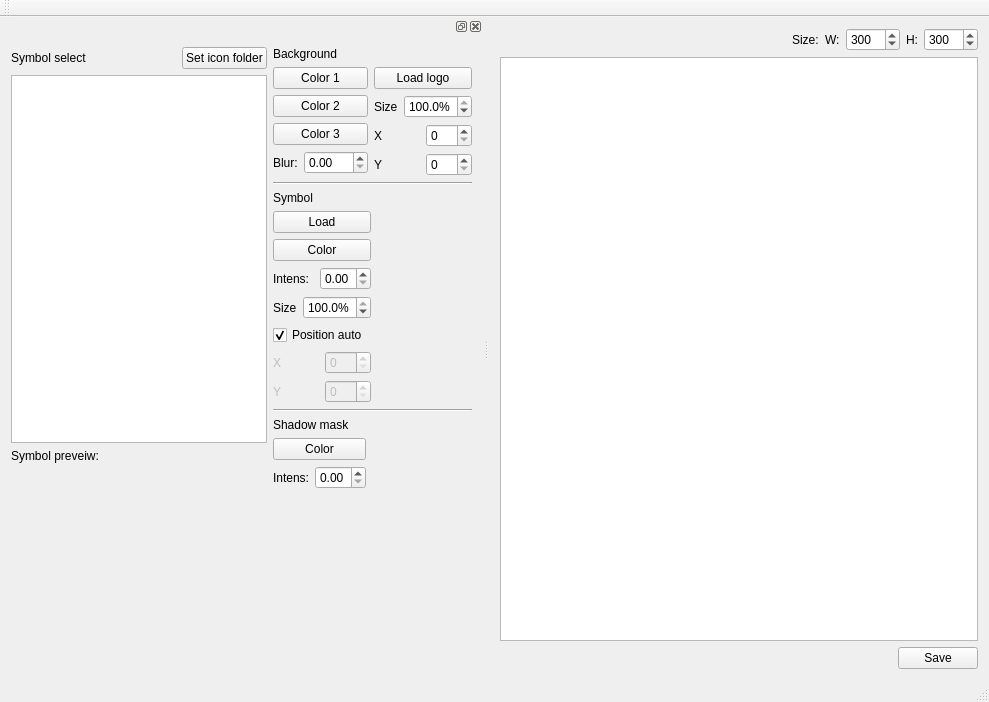
<?xml version="1.0" encoding="UTF-8"?>
<ui version="4.0">
 <class>MainWindow</class>
 <widget class="QMainWindow" name="MainWindow">
  <property name="geometry">
   <rect>
    <x>0</x>
    <y>0</y>
    <width>989</width>
    <height>702</height>
   </rect>
  </property>
  <property name="windowTitle">
   <string>MainWindow</string>
  </property>
  <widget class="QWidget" name="centralWidget">
   <layout class="QVBoxLayout" name="verticalLayout_8">
    <item>
     <layout class="QVBoxLayout" name="verticalLayout_5">
      <item>
       <layout class="QHBoxLayout" name="horizontalLayout_5">
        <item>
         <spacer name="horizontalSpacer">
          <property name="orientation">
           <enum>Qt::Horizontal</enum>
          </property>
          <property name="sizeHint" stdset="0">
           <size>
            <width>40</width>
            <height>20</height>
           </size>
          </property>
         </spacer>
        </item>
        <item>
         <widget class="QLabel" name="label_10">
          <property name="text">
           <string>Size:</string>
          </property>
         </widget>
        </item>
        <item>
         <widget class="QLabel" name="label_8">
          <property name="text">
           <string>W:</string>
          </property>
         </widget>
        </item>
        <item>
         <widget class="QSpinBox" name="spinBoxW">
          <property name="maximum">
           <number>1600</number>
          </property>
          <property name="singleStep">
           <number>10</number>
          </property>
          <property name="value">
           <number>300</number>
          </property>
         </widget>
        </item>
        <item>
         <widget class="QLabel" name="label_9">
          <property name="text">
           <string>H:</string>
          </property>
         </widget>
        </item>
        <item>
         <widget class="QSpinBox" name="spinBoxH">
          <property name="maximum">
           <number>1300</number>
          </property>
          <property name="singleStep">
           <number>10</number>
          </property>
          <property name="value">
           <number>300</number>
          </property>
         </widget>
        </item>
       </layout>
      </item>
      <item>
       <widget class="QGraphicsView" name="graphicsView"/>
      </item>
     </layout>
    </item>
    <item>
     <layout class="QHBoxLayout" name="horizontalLayout_16">
      <item>
       <spacer name="horizontalSpacer_5">
        <property name="orientation">
         <enum>Qt::Horizontal</enum>
        </property>
        <property name="sizeHint" stdset="0">
         <size>
          <width>40</width>
          <height>20</height>
         </size>
        </property>
       </spacer>
      </item>
      <item>
       <widget class="QPushButton" name="pButtonSave">
        <property name="text">
         <string>Save</string>
        </property>
       </widget>
      </item>
     </layout>
    </item>
   </layout>
   <zorder></zorder>
  </widget>
  <widget class="QMenuBar" name="menuBar">
   <property name="geometry">
    <rect>
     <x>0</x>
     <y>0</y>
     <width>989</width>
     <height>22</height>
    </rect>
   </property>
  </widget>
  <widget class="QToolBar" name="mainToolBar">
   <attribute name="toolBarArea">
    <enum>TopToolBarArea</enum>
   </attribute>
   <attribute name="toolBarBreak">
    <bool>false</bool>
   </attribute>
  </widget>
  <widget class="QStatusBar" name="statusBar"/>
  <widget class="QDockWidget" name="dockWidget">
   <attribute name="dockWidgetArea">
    <number>1</number>
   </attribute>
   <widget class="QWidget" name="dockWidgetContents">
    <layout class="QHBoxLayout" name="horizontalLayout_15">
     <item>
      <layout class="QVBoxLayout" name="verticalLayout_6">
       <item>
        <layout class="QHBoxLayout" name="horizontalLayout_6">
         <item>
          <widget class="QLabel" name="label_11">
           <property name="text">
            <string>Symbol select</string>
           </property>
          </widget>
         </item>
         <item>
          <spacer name="horizontalSpacer_2">
           <property name="orientation">
            <enum>Qt::Horizontal</enum>
           </property>
           <property name="sizeHint" stdset="0">
            <size>
             <width>40</width>
             <height>20</height>
            </size>
           </property>
          </spacer>
         </item>
         <item>
          <widget class="QPushButton" name="pButtonLoadLib">
           <property name="text">
            <string>Set icon folder</string>
           </property>
          </widget>
         </item>
        </layout>
       </item>
       <item>
        <widget class="QTreeView" name="treeView"/>
       </item>
       <item>
        <widget class="QLabel" name="label_13">
         <property name="text">
          <string>Symbol preveiw:</string>
         </property>
        </widget>
       </item>
       <item>
        <widget class="QLabel" name="labelSymbolPrev">
         <property name="minimumSize">
          <size>
           <width>200</width>
           <height>200</height>
          </size>
         </property>
         <property name="text">
          <string/>
         </property>
        </widget>
       </item>
      </layout>
     </item>
     <item>
      <layout class="QVBoxLayout" name="verticalLayout_7">
       <item>
        <widget class="QLabel" name="label">
         <property name="text">
          <string>Background</string>
         </property>
        </widget>
       </item>
       <item>
        <layout class="QHBoxLayout" name="horizontalLayout_12">
         <item>
          <layout class="QVBoxLayout" name="verticalLayout_3">
           <item>
            <widget class="QPushButton" name="pButtonColor1">
             <property name="text">
              <string>Color 1</string>
             </property>
            </widget>
           </item>
           <item>
            <widget class="QPushButton" name="pButtonColor2">
             <property name="text">
              <string>Color 2</string>
             </property>
            </widget>
           </item>
           <item>
            <widget class="QPushButton" name="pButtonColor3">
             <property name="text">
              <string>Color 3</string>
             </property>
            </widget>
           </item>
           <item>
            <layout class="QHBoxLayout" name="horizontalLayout_4">
             <item>
              <widget class="QLabel" name="label_7">
               <property name="text">
                <string>Blur:</string>
               </property>
              </widget>
             </item>
             <item>
              <widget class="QDoubleSpinBox" name="dSpinBoxBkgrBlur">
               <property name="maximum">
                <double>100.000000000000000</double>
               </property>
               <property name="singleStep">
                <double>0.500000000000000</double>
               </property>
              </widget>
             </item>
            </layout>
           </item>
          </layout>
         </item>
         <item>
          <layout class="QVBoxLayout" name="verticalLayout_4">
           <item>
            <widget class="QPushButton" name="pButtonLoadLogo">
             <property name="text">
              <string>Load logo</string>
             </property>
            </widget>
           </item>
           <item>
            <layout class="QHBoxLayout" name="horizontalLayout_9">
             <item>
              <widget class="QLabel" name="label_15">
               <property name="text">
                <string>Size</string>
               </property>
              </widget>
             </item>
             <item>
              <widget class="QDoubleSpinBox" name="dSpinBoxBkgrnLogoSize">
               <property name="suffix">
                <string>%</string>
               </property>
               <property name="decimals">
                <number>1</number>
               </property>
               <property name="maximum">
                <double>100.000000000000000</double>
               </property>
               <property name="value">
                <double>100.000000000000000</double>
               </property>
              </widget>
             </item>
            </layout>
           </item>
           <item>
            <layout class="QHBoxLayout" name="horizontalLayout_11">
             <item>
              <widget class="QLabel" name="label_17">
               <property name="text">
                <string>X</string>
               </property>
              </widget>
             </item>
             <item>
              <widget class="QSpinBox" name="spinBoxLogoXPos"/>
             </item>
            </layout>
           </item>
           <item>
            <layout class="QHBoxLayout" name="horizontalLayout_10">
             <item>
              <widget class="QLabel" name="label_16">
               <property name="text">
                <string>Y</string>
               </property>
              </widget>
             </item>
             <item>
              <widget class="QSpinBox" name="spinBoxLogoYPos"/>
             </item>
            </layout>
           </item>
          </layout>
         </item>
        </layout>
       </item>
       <item>
        <widget class="Line" name="line">
         <property name="orientation">
          <enum>Qt::Horizontal</enum>
         </property>
        </widget>
       </item>
       <item>
        <layout class="QHBoxLayout" name="horizontalLayout_13">
         <item>
          <layout class="QVBoxLayout" name="verticalLayout_2">
           <item>
            <widget class="QLabel" name="label_3">
             <property name="text">
              <string>Symbol</string>
             </property>
            </widget>
           </item>
           <item>
            <widget class="QPushButton" name="pButtonLoad">
             <property name="text">
              <string>Load</string>
             </property>
            </widget>
           </item>
           <item>
            <widget class="QPushButton" name="pButtonColorSymbol">
             <property name="text">
              <string>Color</string>
             </property>
            </widget>
           </item>
           <item>
            <layout class="QHBoxLayout" name="horizontalLayout_3">
             <item>
              <widget class="QLabel" name="label_5">
               <property name="text">
                <string>Intens:</string>
               </property>
              </widget>
             </item>
             <item>
              <widget class="QDoubleSpinBox" name="dSpinBoxSymbColor">
               <property name="maximum">
                <double>1.000000000000000</double>
               </property>
               <property name="singleStep">
                <double>0.050000000000000</double>
               </property>
              </widget>
             </item>
            </layout>
           </item>
           <item>
            <layout class="QHBoxLayout" name="horizontalLayout_2">
             <item>
              <widget class="QLabel" name="label_6">
               <property name="text">
                <string>Size</string>
               </property>
              </widget>
             </item>
             <item>
              <widget class="QDoubleSpinBox" name="dSpinBoxSymbolSize">
               <property name="suffix">
                <string>%</string>
               </property>
               <property name="decimals">
                <number>1</number>
               </property>
               <property name="maximum">
                <double>100.000000000000000</double>
               </property>
               <property name="value">
                <double>100.000000000000000</double>
               </property>
              </widget>
             </item>
            </layout>
           </item>
           <item>
            <widget class="QCheckBox" name="checkBoxSymbAuto">
             <property name="text">
              <string>Position auto</string>
             </property>
             <property name="checked">
              <bool>true</bool>
             </property>
            </widget>
           </item>
           <item>
            <layout class="QHBoxLayout" name="horizontalLayout_8">
             <item>
              <widget class="QLabel" name="labelSymbX">
               <property name="enabled">
                <bool>false</bool>
               </property>
               <property name="text">
                <string>X</string>
               </property>
              </widget>
             </item>
             <item>
              <widget class="QSpinBox" name="spinBoxSymbXPos">
               <property name="enabled">
                <bool>false</bool>
               </property>
              </widget>
             </item>
            </layout>
           </item>
           <item>
            <layout class="QHBoxLayout" name="horizontalLayout_7">
             <item>
              <widget class="QLabel" name="labelSymbY">
               <property name="enabled">
                <bool>false</bool>
               </property>
               <property name="text">
                <string>Y</string>
               </property>
              </widget>
             </item>
             <item>
              <widget class="QSpinBox" name="spinBoxSymbYPos">
               <property name="enabled">
                <bool>false</bool>
               </property>
              </widget>
             </item>
            </layout>
           </item>
          </layout>
         </item>
         <item>
          <spacer name="horizontalSpacer_3">
           <property name="orientation">
            <enum>Qt::Horizontal</enum>
           </property>
           <property name="sizeHint" stdset="0">
            <size>
             <width>40</width>
             <height>20</height>
            </size>
           </property>
          </spacer>
         </item>
        </layout>
       </item>
       <item>
        <widget class="Line" name="line_3">
         <property name="orientation">
          <enum>Qt::Horizontal</enum>
         </property>
        </widget>
       </item>
       <item>
        <layout class="QHBoxLayout" name="horizontalLayout_14">
         <item>
          <layout class="QVBoxLayout" name="verticalLayout">
           <item>
            <widget class="QLabel" name="label_2">
             <property name="text">
              <string>Shadow mask</string>
             </property>
            </widget>
           </item>
           <item>
            <widget class="QPushButton" name="pButtonColorMask">
             <property name="text">
              <string>Color</string>
             </property>
            </widget>
           </item>
           <item>
            <layout class="QHBoxLayout" name="horizontalLayout">
             <item>
              <widget class="QLabel" name="label_4">
               <property name="text">
                <string>Intens:</string>
               </property>
              </widget>
             </item>
             <item>
              <widget class="QDoubleSpinBox" name="dSpinBoxMask">
               <property name="maximum">
                <double>1.000000000000000</double>
               </property>
               <property name="singleStep">
                <double>0.050000000000000</double>
               </property>
              </widget>
             </item>
            </layout>
           </item>
          </layout>
         </item>
         <item>
          <spacer name="horizontalSpacer_4">
           <property name="orientation">
            <enum>Qt::Horizontal</enum>
           </property>
           <property name="sizeHint" stdset="0">
            <size>
             <width>40</width>
             <height>20</height>
            </size>
           </property>
          </spacer>
         </item>
        </layout>
       </item>
       <item>
        <spacer name="verticalSpacer">
         <property name="orientation">
          <enum>Qt::Vertical</enum>
         </property>
         <property name="sizeHint" stdset="0">
          <size>
           <width>20</width>
           <height>40</height>
          </size>
         </property>
        </spacer>
       </item>
      </layout>
     </item>
    </layout>
   </widget>
  </widget>
 </widget>
 <layoutdefault spacing="6" margin="11"/>
 <resources/>
 <connections/>
</ui>
